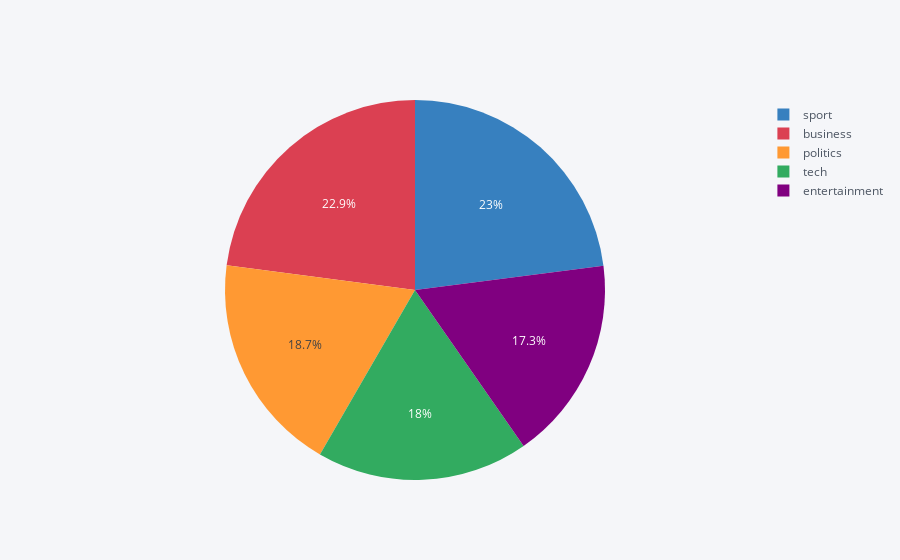

This figure's notebook cell:
### Markdown cell above
## Coverage Ratio of Each Category

### Code cell
pd.DataFrame({"category":ct.keys(), "value":ct.values()}).iplot(kind='pie', labels="category", values='value')

### Figure 1 — Plotly figure (JSON) as saved in the notebook; plotly's stock layout.template omitted (floating-point values rounded to 4 significant figures)
{"data": [{"labels": ["politics", "sport", "tech", "entertainment", "business"], "marker": {"colors": ["rgba(255, 153, 51, 1.0)", "rgba(55, 128, 191, 1.0)", "rgba(50, 171, 96, 1.0)", "rgba(128, 0, 128, 1.0)", "rgba(219, 64, 82, 1.0)"]}, "name": "", "values": [834, 1022, 802, 772, 1020], "type": "pie"}], "layout": {"legend": {"bgcolor": "#F5F6F9", "font": {"color": "#4D5663"}}, "paper_bgcolor": "#F5F6F9", "plot_bgcolor": "#F5F6F9", "title": {"font": {"color": "#4D5663"}}, "autosize": true}}
